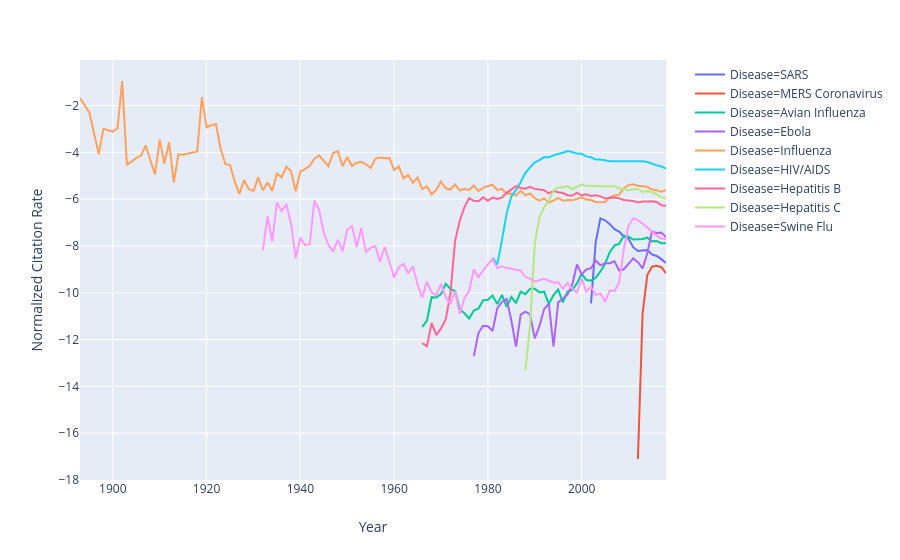

The code cell stored with this chart in its notebook:
### Code cell
import plotly.express as px

fig = px.line(cite, x="Year", y="Normalized Citation Rate",color="Disease")
fig.show()
